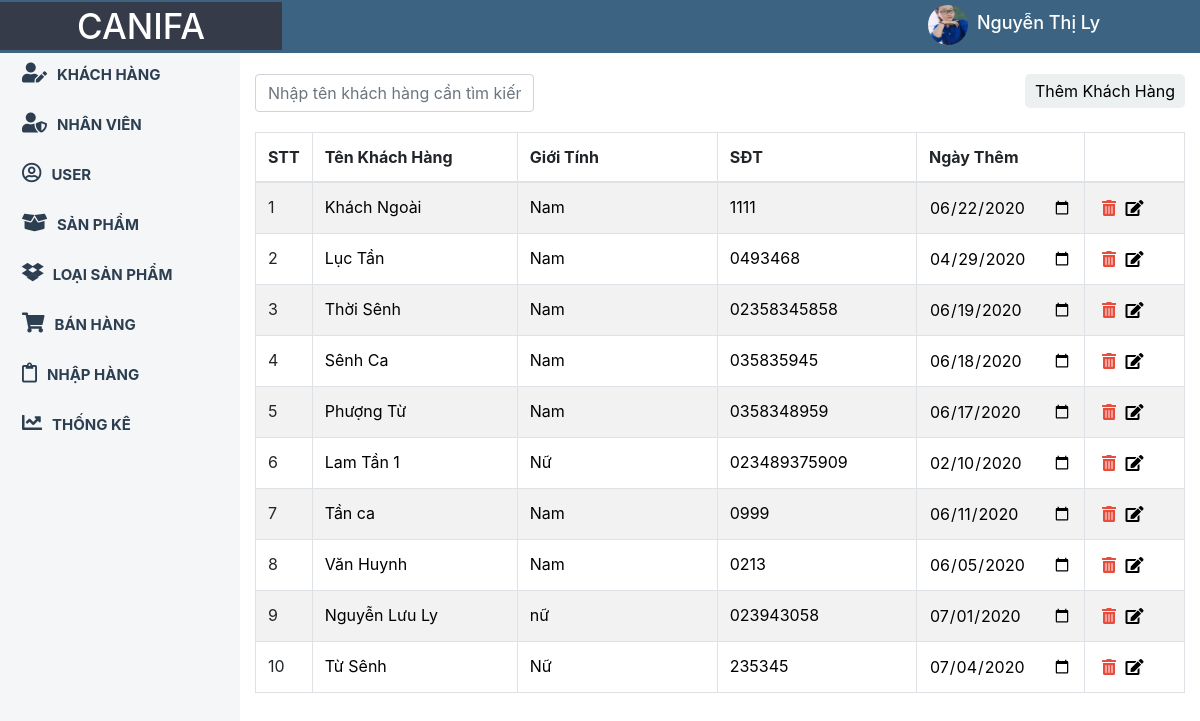
Page /index.php?muc=khachhang (signed in) on the committed database.
### tables this page shows
CREATE TABLE `khachhang` (
  `id_k` int(255) NOT NULL,
  `tenk` varchar(255) NOT NULL,
  `gioitinh` varchar(255) NOT NULL,
  `sdt` varchar(255) NOT NULL,
  `ngaythem` date NOT NULL
);

### Controller/HomeController.php (called while the page is built, shortened)
<?php
	require_once 'Model/BaseModel.php';
	class HomeControl
	{
		public $Base;
		function __construct()
		{
			$this->Base= new BaseModel();
		}
		public function Dieuhuong()
		{
			$loaisanpham=$this->Base->data('loaisanpham');
			$nhanvien=$this->Base->data('nhanvien');
			$sanpham=$this->Base->data('sanpham');
			$khachhang=$this->Base->data('khachhang');
											?>
									<?php
			require_once 'View/index.php';
		}
	}
?>

### index.php (called while the page is built, shortened)
<?php
	require_once 'Controller/HomeController.php';
	$HT=new HomeControl();
	$HT->Dieuhuong();
 ?>

### Model/BaseModel.php (called while the page is built, shortened)
<?php
class BaseModel
{
	private $maychu = 'localhost';
	private $tk='root';
	private $mk='';
	private $csdl='db_qlbanhang';
	private $bienketnoi=null;
	public function ketnoi()
	{
		$this->bienketnoi = new mysqli($this->maychu,$this->tk,$this->mk,$this->csdl);
		mysqli_set_charset($this->bienketnoi,'utf8');
	}
	public function data($sql)
	{
		$sq="SELECT * FROM $sql";
		$this->ketqua=$this->bienketnoi->query($sq);
		if ($this->ketqua->num_rows==0) {
			$data=0;
		}else{
			while ($row=$this->ketqua->fetch_assoc()) {
				$data[]=$row;
			}
		}
		return $data;
	}
}
?>

### View/khach.php (the view, shortened to what this page needs)
<content>
	<div class="container">
	<div class="top-sp">
		<input class="form-control" id="myInput" type="text" placeholder="Nhập tên khách hàng cần tìm kiếm">
		<a class="login-trigger" id="them" href="#" data-target="#login" data-toggle="modal">Thêm Khách Hàng </a>
	</div>
  <table class="table table-bordered table-striped">
    <thead>
      <tr id="th">
        <th>STT</th>
        <th>Tên Khách Hàng</th>
        <th>Giới Tính</th>
        <th>SĐT</th>
        <th>Ngày Thêm</th>
        <th></th>
      </tr>
    </thead>
    <tbody id="myTable">
	<?php
		$dem=0;
		foreach ($khachhang as $value) {
		$dem++;
	?>
	<tr>
	<form method="post">
		<td><?php echo $dem; ?><input type="" style="display: none;" name="id_k" value="<?php echo $value['id_k']; ?>"></td>
		<td>
			<input type="" required name="tenk" value="<?php echo $value['tenk']; ?>"></td>
		<td><input type="" required name="gioitinh" value="<?php echo $value['gioitinh']; ?>"></td>
		<td><input type="" name="sdt" value="<?php echo $value['sdt']; ?>"></td>
		<td><input type="date" name="ngaythem" value="<?php echo $value['ngaythem']; ?>"></td>
		<td style="width: 100px;"><a href="?muc=khachhang&idxoa=<?php echo $value['id_k']; ?>" name="xoa" onclick="return confirm('Bạn Có Muốn Xóa <?php echo $value['tenk'];  ?> ?');"><i class="fas fa-trash-alt"></i></a>
			<button type="submit" name="sua" onclick="return confirm('Bạn Có Muốn Sửa Không ?');"><i class="fas fa-edit"></i></button>
		</td>
	</form>
	</tr>
	<?php } ?>
    </tbody>
  </table>
</div>
</content>

### css/style.css (style rules this page uses)
* { margin: 0; padding: 0; }
.table input { width: 100%; border: none; background: none; }
.table { margin-top: 20px; }
#myTable a .fas { margin: 5px; }
.fa-trash-alt { color: #e74c3c; }
button { background: none; padding: 0; border: none; }
.top-sp input { float: left; width: 30%; }
.top-sp a { padding: 5px 10px; background: #ecf0f1; float: right; border-radius: 5px; color: black; }

### rows in the picture
khachhang: tenk "Khách Ngoài", gioitinh "Nam", sdt "1111", ngaythem "06/22/2020"
khachhang: tenk "Lục Tần", gioitinh "Nam", sdt "0493468", ngaythem "04/29/2020"
khachhang: tenk "Thời Sênh", gioitinh "Nam", sdt "02358345858", ngaythem "06/19/2020"
khachhang: tenk "Sênh Ca", gioitinh "Nam", sdt "035835945", ngaythem "06/18/2020"
khachhang: tenk "Phượng Từ", gioitinh "Nam", sdt "0358348959", ngaythem "06/17/2020"
khachhang: tenk "Lam Tần 1", gioitinh "Nữ", sdt "023489375909", ngaythem "02/10/2020"
khachhang: tenk "Tần ca", gioitinh "Nam", sdt "0999", ngaythem "06/11/2020"
khachhang: tenk "Văn Huynh", gioitinh "Nam", sdt "0213", ngaythem "06/05/2020"
khachhang: tenk "Nguyễn Lưu Ly", gioitinh "nữ", sdt "023943058", ngaythem "07/01/2020"
khachhang: tenk "Từ Sênh", gioitinh "Nữ", sdt "235345", ngaythem "07/04/2020"

### other values in the picture
$_SESSION['nhanvien'][0]['tennv'] "Nguyễn Thị Ly"
